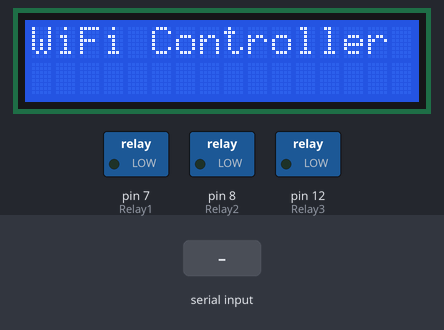
Recording of a sketch running on a simulated Arduino Uno, built with avr-gcc and run on an emulated ATmega328P. Shown: 16×2 character LCD, switched loads named in the sketch (green lamp = pin HIGH). The inputs (shaded band) are chosen by the test bench. What the sketch prints to the serial monitor is not drawn.

Above: at 1.2 s.
1.3 s: "A" received over Serial
At 2.6 s:
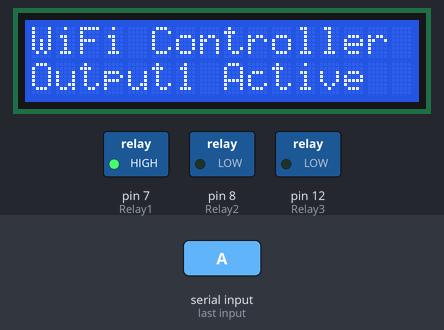
2.9 s: "a" received over Serial
At 4.3 s:
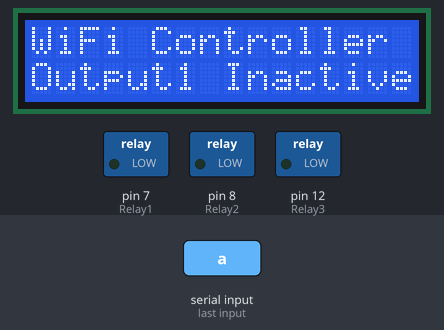
4.5 s: "B" received over Serial
At 4.9 s:
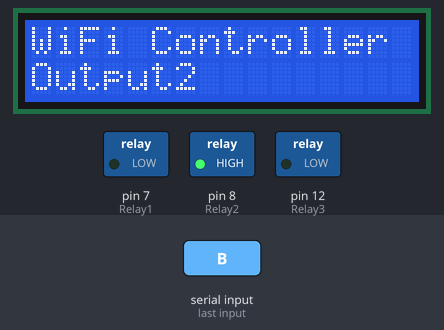
6.1 s: "C" received over Serial
At 7.1 s:
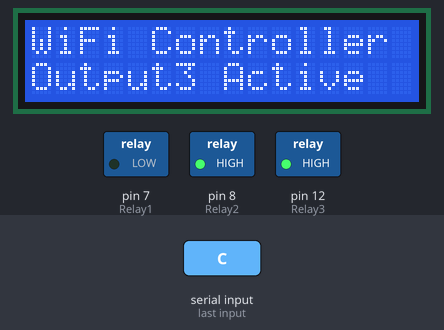
7.7 s: "b" received over Serial
At 9.1 s:
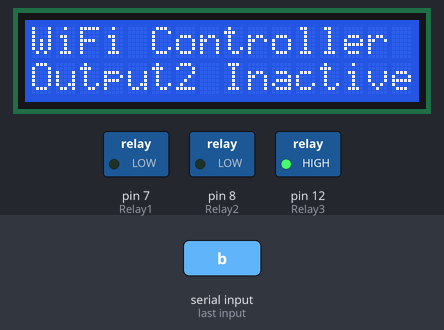
9.3 s: "A" received over Serial
At 11.6 s:
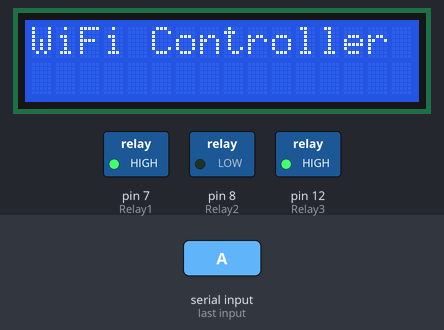
Timing chart, 0 to 11.9 s (numbered marks = the images above; inputs shaded):
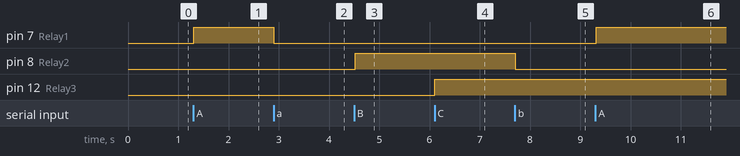

The sketch:

cont.ino
```cpp
#include <LiquidCrystal_I2C.h>
LiquidCrystal_I2C lcd(0x27, 16, 2);

#define Relay1 7
#define Relay2 8
#define Relay3 12

String input;

struct Writer
{
  void init(void)
  {
    pinMode(Relay1, 1);
    pinMode(Relay2, 1);
    pinMode(Relay3, 1);
    lcd.init();
    lcd.backlight();
    lcd.clear();
    lcd.setCursor(0, 0);
    lcd.print("WiFi Controller ");
    Serial.begin(9600);
  }

  void clearRow(byte row)
  {
    lcd.setCursor(0, row);
    lcd.print("                ");
  }
  void write(int row, int col, String message, int Delay)
  {
    clearRow(row);
    lcd.setCursor(col, row);
    for (int i = 0; i < message.length(); i++)
    {
      lcd.setCursor(col + i, row);
      lcd.print(message[i]);
      delay(Delay);
    }
  }

  void run(void)
  {
    if(Serial.available())
    {
      while(Serial.available() > 0)
      {
        delay(3);
        char d = Serial.read();
        input += d;
      }
      if(input.length() > 0)
      {
        input.trim();
        if(input == "A")
        {
          activate(0);
        }
        else if(input == "a")
        {
          deactivate(0);
        }
        else if(input == "B")
        {
          activate(1);
        }
        else if(input == "b")
        {
          deactivate(1);
        }
        else if(input == "C")
        {
          activate(2);
        }
        else if(input == "c")
        {
          deactivate(2);
        }
        input = "";
      }
    }
  }

  void activate(byte pin)
  {
    Serial.println("activating...");
    if(pin == 0)
    {
      digitalWrite(Relay1, 1);
      write(1, 0, "Output1 Active  ", 50);
      delay(700);
      clearRow(1);
    }
    else if(pin == 1)
    {
      digitalWrite(Relay2, 1);
      write(1, 0, "Output2 Active  ", 50);
      delay(700);
      clearRow(1);
    }
    else if(pin == 2)
    {
      digitalWrite(Relay3, 1);
      write(1, 0, "Output3 Active  ", 50);
      delay(700);
      clearRow(1);
    }
  }

  void deactivate(byte pin)
  {
    Serial.println("deactivating...");
    if(pin == 0)
    {
      digitalWrite(Relay1, 0);
      write(1, 0, "Output1 Inactive ", 50);
      delay(700);
      clearRow(1);
    }
    else if(pin == 1)
    {
      digitalWrite(Relay2, 0);
      write(1, 0, "Output2 Inactive ", 50);
      delay(700);
      clearRow(1);
    }
    else if(pin == 2)
    {
      digitalWrite(Relay3, 0);
      write(1, 0, "Output3 Inactive ", 50);
      delay(700);
      clearRow(1);
    }
  }
} writer;

void setup()
{
  writer.init();
}

void loop()
{
  writer.run();
}
```

Measured:
- after the input at 1.3 s, pin 7 (Relay1): LOW → HIGH at once; the display: first changes at once (image 1 shows a later state)
- after the input at 2.9 s, pin 7 (Relay1): HIGH → LOW at once; the display: first changes at once (image 2 shows a later state)
- after the input at 4.5 s, pin 8 (Relay2): LOW → HIGH at once; the display: first differs from a run without the input at once (image 3 shows a later state)
- after the input at 6.1 s, pin 12 (Relay3): LOW → HIGH at once; the display: first changes at once (image 4 shows a later state)
- after the input at 7.7 s, pin 8 (Relay2): HIGH → LOW at once; the display: first changes at once (image 5 shows a later state)
- after the input at 9.3 s, pin 7 (Relay1): LOW → HIGH at once; the display: first differs from a run without the input at once (image 6 shows a later state)
- what the display in image 1 shows lasts 0.9 s, from 2.0 s to 2.9 s
